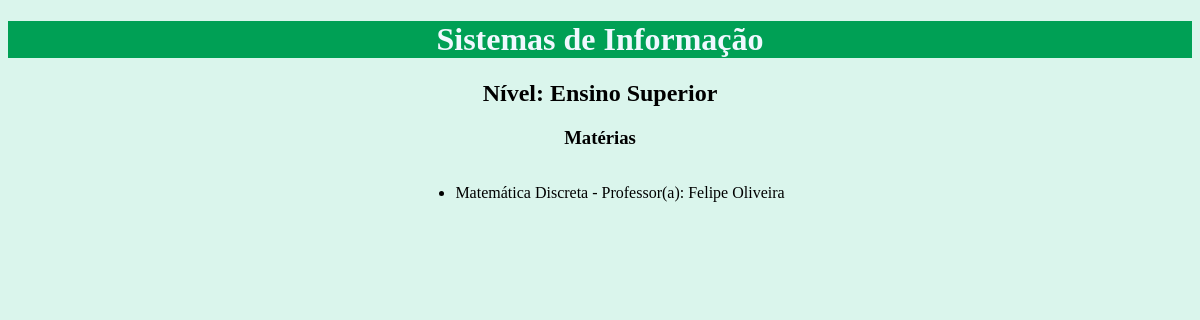
Page /cursos/1 on the committed database.
### models/database.py (models this page shows, shortened)
class Cursos(db.Model):
    __tablename__ = 'cursos'  # Nome da tabela no banco de dados
    IDCurso = db.Column(db.Integer, primary_key=True, autoincrement=True)
    Titulo = db.Column(db.String(255), nullable=False, unique=True)  # Coluna para o título (texto com até 255 caracteres)
    Nivel = db.Column(db.String(50), nullable=False)   # Coluna para o nível (texto com até 50 caracteres)

class Materias(db.Model):
    __tablename__ = 'materias'  # Nome da tabela no banco de dados
    IDMateria = db.Column(db.Integer, primary_key=True, autoincrement=True)
    Titulo = db.Column(db.String(255), nullable=False)
    Periodo = db.Column(db.Integer, nullable=False)
    IDCurso = db.Column(db.Integer, nullable=False)
    IDProfessor = db.Column(db.Integer, nullable=False)

### app.py (the view)
@app.route('/cursos/<int:curso_id>')
def materias(curso_id):
    curso = Cursos.query.get(curso_id)
    materias = Materias.query.filter_by(IDCurso=curso_id).all()
    for materia in materias:
        professor = Professores.query.get(materia.IDProfessor)
        materia.professor_nome = professor.Nome
    return render_template('materias.html', curso=curso, materias=materias)

### templates/materias.html (shortened to what this page needs)
<!DOCTYPE html>
<html>
<head>
    <link rel="stylesheet" type="text/css" href="{{ url_for('static', filename='materias.css') }}">
</head>
<body>
    <header>
        <h1>{{ curso.Titulo }}</h1>
        <h2>Nível: Ensino {{ curso.Nivel }}</h2>
        <h3>Matérias</h3>
    </header>
    <main>
        <ul>
            {% for materia in materias %}
                <li>{{ materia.Titulo }} - Professor(a): {{ materia.professor_nome }}</li>
            {% endfor %}
        </ul>
    </main>
</body>
</html>

### static/materias.css (style rules this page uses)
body { background-color: rgb(218, 245, 236); }
h1 { display: flex; justify-content: center; background-color: rgb(0, 160, 85); color: aliceblue; }
h2 { display: flex; justify-content: center; }
h3 { display: flex; justify-content: center; }
main { display: flex; justify-content: center; }

### rows in the picture
Cursos: Titulo "Sistemas de Informação", Nivel "Superior"
Materias: Titulo "Matemática Discreta", professor_nome "Felipe Oliveira"
